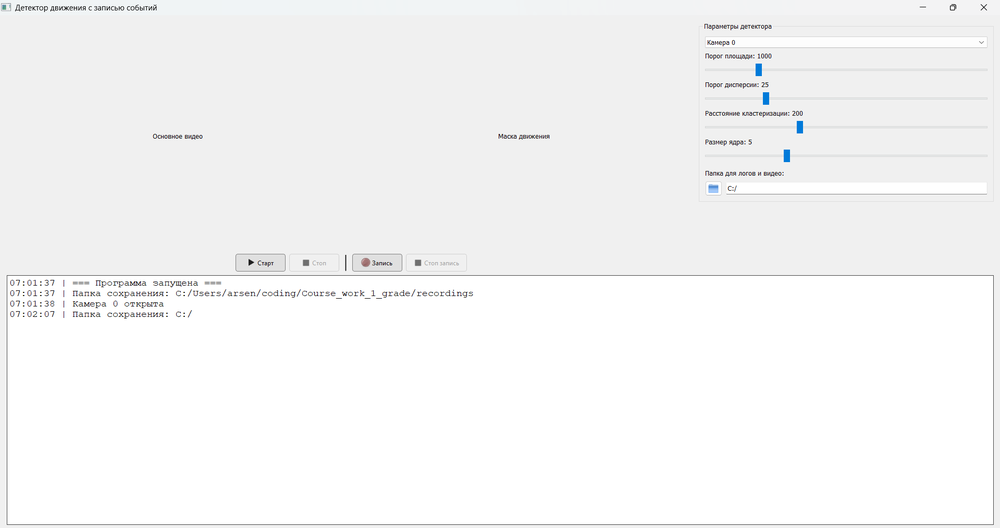
#> input picture media/interface.png, 1000 x 528 px, shrunk from 1919 x 1013 before the run, given in place of the camera
$ python advanced_motion_detector.py
#> lines starting #> are read from the running program, lines starting #| are printed output that depends on the picture; after the words box and inside, x2 and y2 are one past the last pixel; in counts of white or black regions, pixels touching at a corner belong together
import cv2
import numpy as np

class AdvancedMotionDetector:
    '''
    Docstring для AdvancedMotionDetector
    '''
    def __init__(self, min_area=1000, threshold=25):
        '''
        Docstring для __init__

        :param min_area: параметр отвечающий за минимальный размер bbox маски
        :param threshold: порог дисперсии, пиксели с дисперсией ниже этого порога считаются фоновыми.
        '''
#> further down, frame is the input picture: shape (528, 1000, 3); mean B, G, R 245.5, 245.4, 245.2
        # TODO: сделать ползунок для регулировки в приложении и автоматическая калибровка при использовании флажка
        self.min_area = min_area
        self.sub = cv2.createBackgroundSubtractorMOG2(
            history=100, varThreshold=threshold, detectShadows=True
        )
        self.kernel = cv2.getStructuringElement(cv2.MORPH_ELLIPSE, (5, 5))  # ядро для применения поиска

    def detect(self, frame):
        '''
        Docstring для detect

        :param frame: отдельный кадр
        '''
        # Фоновая субтракция
        fg_mask = self.sub.apply(frame)
#> fg_mask: shape (528, 1000); every value is 127

        # Удаление шума
        fg_mask = cv2.morphologyEx(fg_mask, cv2.MORPH_OPEN, self.kernel)
        # Заполнение отверстий
        fg_mask = cv2.morphologyEx(fg_mask, cv2.MORPH_CLOSE, self.kernel)
        # Усреднение значений пикселей
        fg_mask = cv2.medianBlur(fg_mask, 5)

        # Поиск контура
        contours, _ = cv2.findContours(fg_mask, cv2.RETR_EXTERNAL, cv2.CHAIN_APPROX_SIMPLE)
#> contours = [[[0, 0], [0, 527], [999, 527], [999, 0]]]

        motion_boxes = []
        for contour in contours:
            # Площадь многоугольника ограниченного контуром
            area = cv2.contourArea(contour)
            # Отсеивание по размеру
            if area > self.min_area:
                # Поиск крайних точек TODO: улучшить алгоритм поиска и объединения bbox по порогу пересечения
                x, y, w, h = cv2.boundingRect(contour)
                motion_boxes.append((x, y, w, h))
#> this loop made 1 pass
#> (contour, area, x, y, w, h) on pass 1: ([[0, 0], [0, 527], [999, 527], [999, 0]], 526473, 0, 0, 1000, 528)
#> after the loop, motion_boxes = [(0, 0, 1000, 528)]

        return motion_boxes, fg_mask

# Определение; TODO: добавить настройку логирования
detector = AdvancedMotionDetector()
# TODO: настроить выбор устройства
cap = cv2.VideoCapture(0)

# Основной цикл
while True:
    # Чтение потока
    ret, frame = cap.read()
    if not ret:
        break

    # Получение bbox
    motion_boxes, mask = detector.detect(frame)
#> motion_boxes = [(0, 0, 1000, 528)]

    # Рендеринг
    for (x, y, w, h) in motion_boxes:
        cv2.rectangle(frame, (x, y), (x + w, y + h), (0, 255, 0), 2)
        cv2.putText(frame, f"Motion", (x, y-10),
                   cv2.FONT_HERSHEY_SIMPLEX, 0.7, (0, 255, 0), 2)
#> this loop made 1 pass
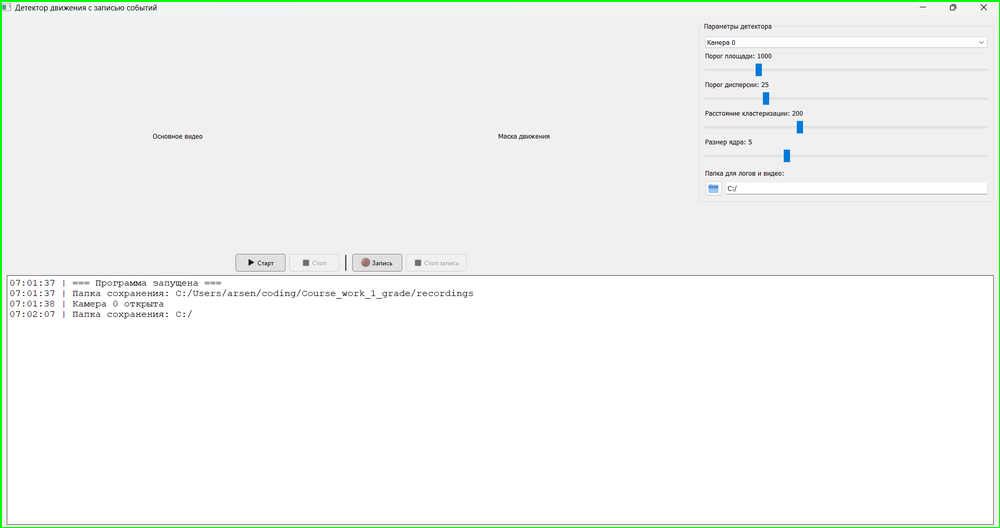
#> frame: shape (528, 1000, 3); 0.87% of pixels changed, all inside (x1, y1, x2, y2) = (0, 0, 1000, 528)

    cv2.imshow('Motion Detection', frame)
    cv2.imshow('Motion Mask', mask)
    # Выход, остановка
    if cv2.waitKey(1) & 0xFF == ord('q'):
#> (key q is pressed here)
        break
    # TODO: Добавить логирование в цикл

# После выхода
cap.release()
cv2.destroyAllWindows()
